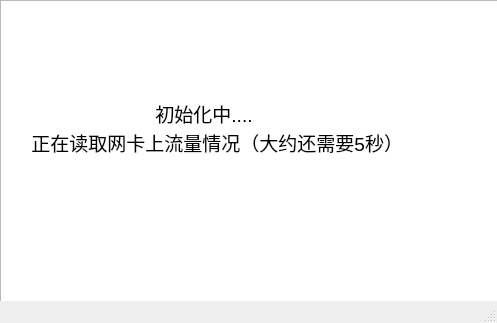
<?xml version="1.0" encoding="UTF-8"?>
<ui version="4.0">
    <class>MainWindow</class>
    <widget class="QMainWindow" name="MainWindow">
        <property name="geometry">
            <rect>
                <x>0</x>
                <y>0</y>
                <width>497</width>
                <height>323</height>
            </rect>
        </property>
        <property name="windowTitle">
            <string>MainWindow</string>
        </property>
        <widget class="QWidget" name="centralwidget">
            <widget class="QTextBrowser" name="textBrowser">
                <property name="geometry">
                    <rect>
                        <x>0</x>
                        <y>0</y>
                        <width>501</width>
                        <height>341</height>
                    </rect>
                </property>
                <property name="html">
                    <string>&lt;!DOCTYPE HTML PUBLIC &quot;-//W3C//DTD HTML 4.0//EN&quot; &quot;http://www.w3.org/TR/REC-html40/strict.dtd&quot;&gt;
                        &lt;html&gt;&lt;head&gt;&lt;meta name=&quot;qrichtext&quot; content=&quot;1&quot; /&gt;&lt;style
                        type=&quot;text/css&quot;&gt;
                        p, li { white-space: pre-wrap; }
                        &lt;/style&gt;&lt;/head&gt;&lt;body style=&quot; font-family:'SimSun'; font-size:10.8pt;
                        font-weight:400; font-style:normal;&quot;&gt;
                        &lt;p align=&quot;center&quot; style=&quot;-qt-paragraph-type:empty; margin-top:0px;
                        margin-bottom:0px; margin-left:0px; margin-right:0px; -qt-block-indent:0; text-indent:0px;&quot;&gt;&lt;br
                        /&gt;&lt;/p&gt;
                        &lt;p align=&quot;center&quot; style=&quot;-qt-paragraph-type:empty; margin-top:0px;
                        margin-bottom:0px; margin-left:0px; margin-right:0px; -qt-block-indent:0; text-indent:0px;
                        font-size:14pt;&quot;&gt;&lt;br /&gt;&lt;/p&gt;
                        &lt;p align=&quot;center&quot; style=&quot;-qt-paragraph-type:empty; margin-top:0px;
                        margin-bottom:0px; margin-left:0px; margin-right:0px; -qt-block-indent:0; text-indent:0px;
                        font-size:14pt;&quot;&gt;&lt;br /&gt;&lt;/p&gt;
                        &lt;p align=&quot;center&quot; style=&quot;-qt-paragraph-type:empty; margin-top:0px;
                        margin-bottom:0px; margin-left:0px; margin-right:0px; -qt-block-indent:0; text-indent:0px;
                        font-size:14pt;&quot;&gt;&lt;br /&gt;&lt;/p&gt;
                        &lt;p align=&quot;center&quot; style=&quot; margin-top:0px; margin-bottom:0px; margin-left:0px;
                        margin-right:0px; -qt-block-indent:0; text-indent:0px;&quot;&gt;&lt;span style=&quot;
                        font-size:14pt;&quot;&gt;初始化中....&lt;/span&gt;&lt;/p&gt;
                        &lt;p align=&quot;center&quot; style=&quot; margin-top:0px; margin-bottom:0px; margin-left:0px;
                        margin-right:0px; -qt-block-indent:0; text-indent:0px;&quot;&gt;&lt;span style=&quot;
                        font-size:14pt;&quot;&gt;正在读取网卡上流量情况（大约还需要5秒）&lt;/span&gt;&lt;/p&gt;&lt;/body&gt;&lt;/html&gt;
                    </string>
                </property>
            </widget>
        </widget>
        <widget class="QStatusBar" name="statusbar"/>
    </widget>
    <resources/>
    <connections/>
</ui>
